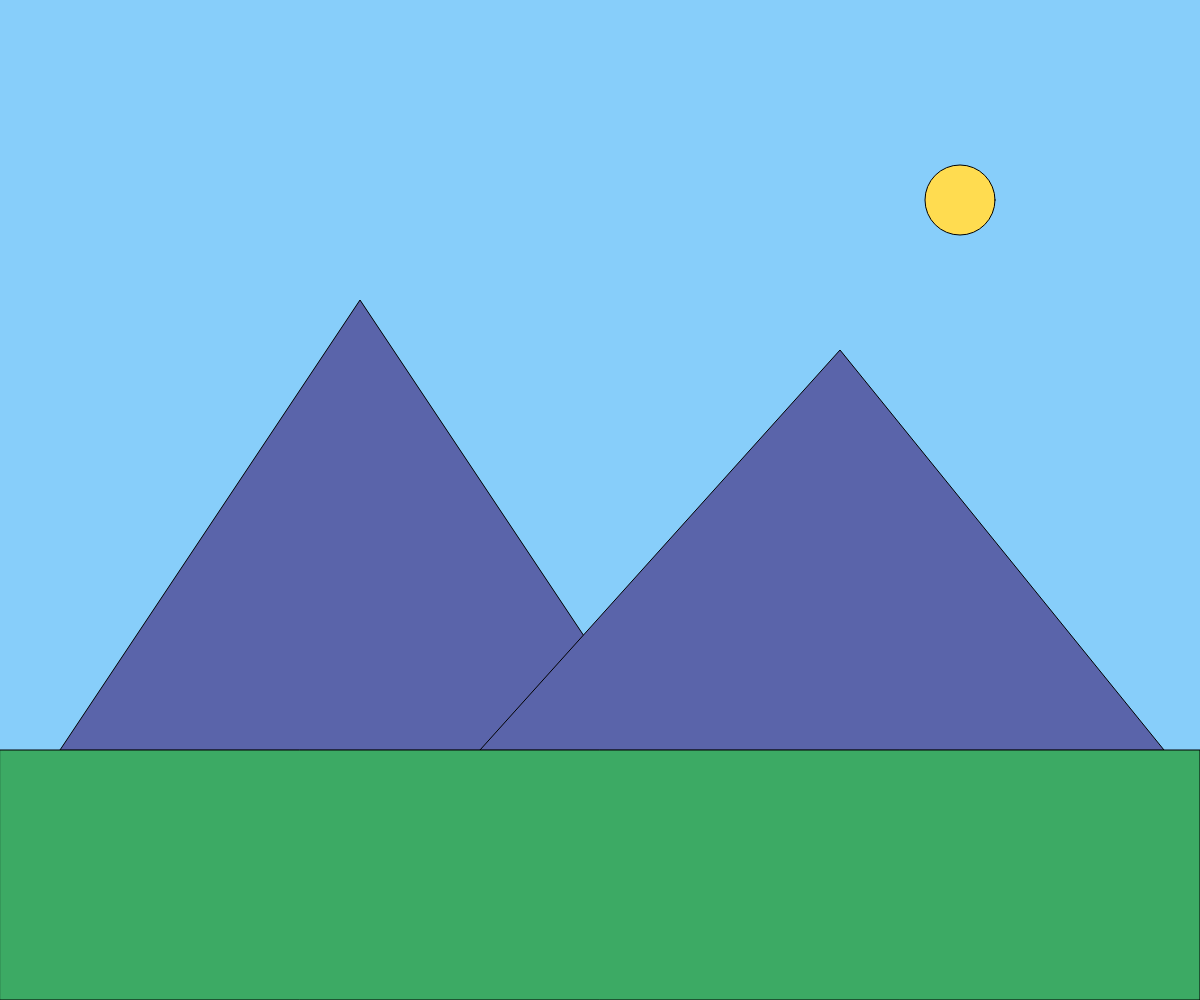
Frame 1 (no input)
Frame 60 (no input): identical to frame 1, image omitted
Frame 120 (the mouse pressed at the canvas centre since frame 60): identical to frame 1, image omitted

The p5.js sketch that drew this single still picture (run headless with seeded random() and noise() and a simulated clock; from frame 60 on, the mouse is pressed at the canvas centre):

// p5.js sketch
// ── sketch.js
function setup() {
createCanvas(windowWidth, windowHeight)
}

function draw(){
  //sky
  background(135,206,250);
  
  //sun
  fill(255,220,80);
  circle(width * 0.8, height * 0.2, 70);
  
  //mountains
  fill(90,100,170);
 triangle(
  width * 0.05, height * 0.75,
    width * 0.3, height * 0.3,
  width * 0.55, height * 0.75);
  
  triangle(
  width * 0.4, height * 0.75,
  width * 0.7, height * 0.35,
  width * 0.97, height * 0.75);
  
  //floor
  fill(60, 170, 100);
  rect(0, height * 0.75, width, height * 0.25);
}
